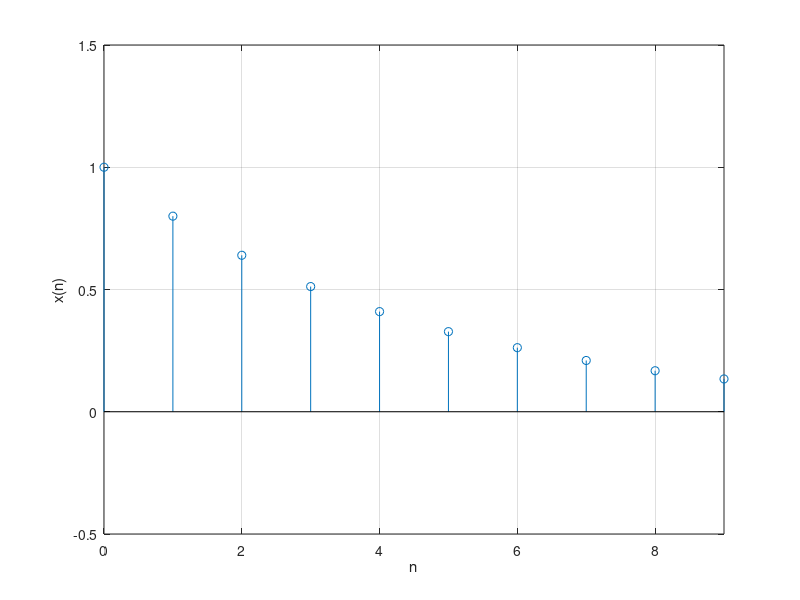
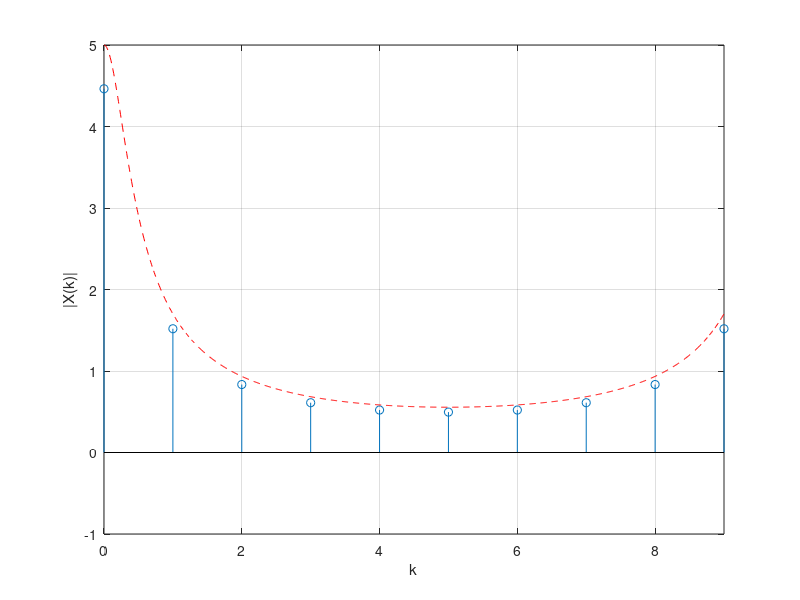

Write the MATLAB code that produced these figures, in order.
%% Lezione 06 - Esempio 02
clear;
clc;

%% Campionata su un numero appropriato N di campioni e confrontata con DTFT
disp('--- Campionata su un numero appropriato N di campioni e confrontata con DTFT ---')
a=0.8;
N=10;
n=[0:N-1];
x=a.^n;
y=fft(x,length(x));
figure
set (gca,'FontSize',14)
stem(n,x)
xlabel('n')
ylabel('x(n)')
axis([0 N-1 -0.5 1.5])
grid on

figure
set (gca,'FontSize',14)
stem(n,abs(y))
xlabel('k')
ylabel('|X(k)|')
axis([0 N-1 -1 5]);
grid on
f=linspace(0,1,1000);
X=1./(1-a*exp(-j*2*pi*f));
hold on
plot(f*N,abs(X),'r--')
hold off

pause;
close; close